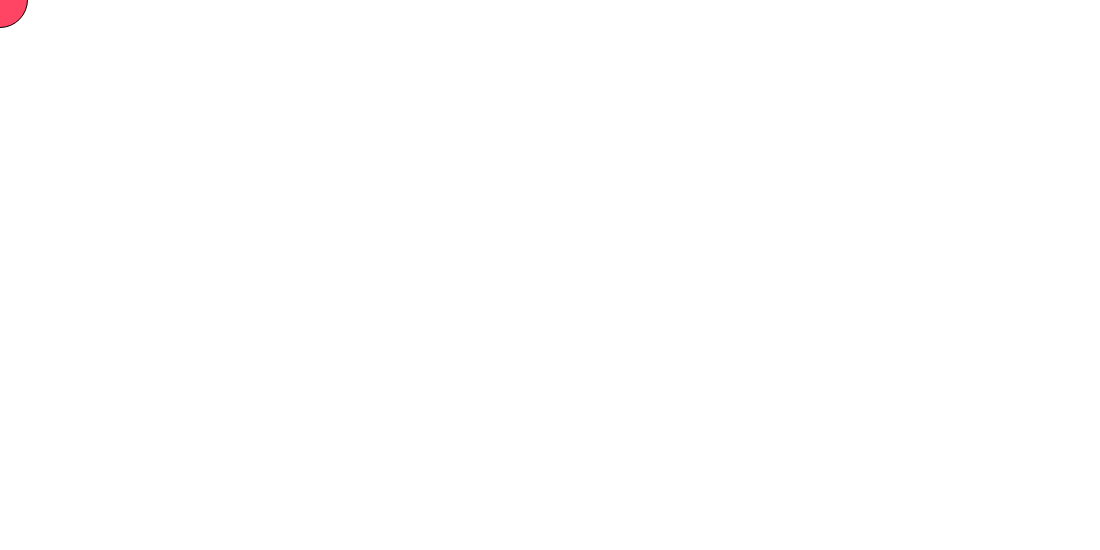
Frame 1 (no input)
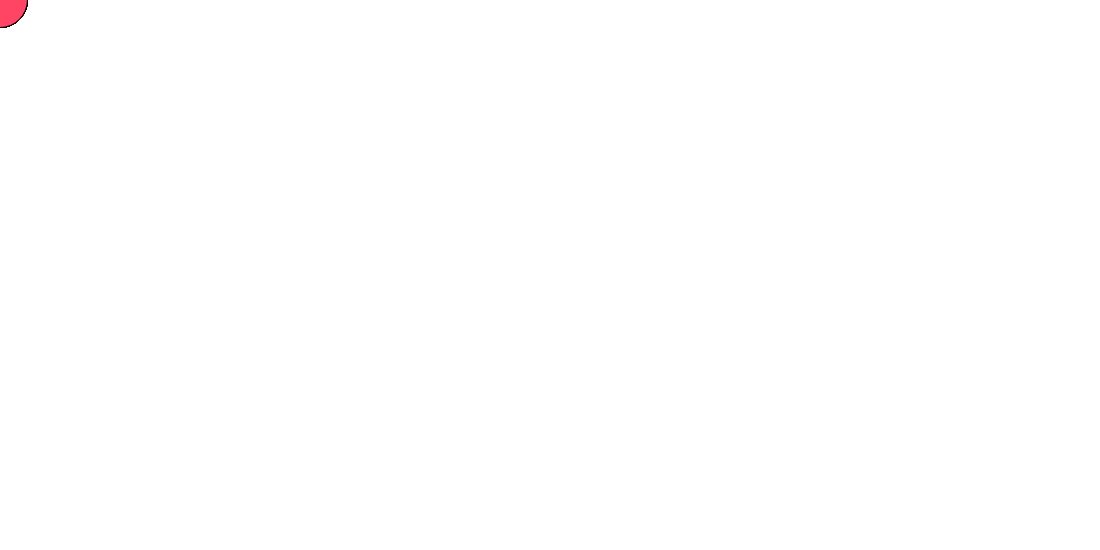
Frame 60 (no input)
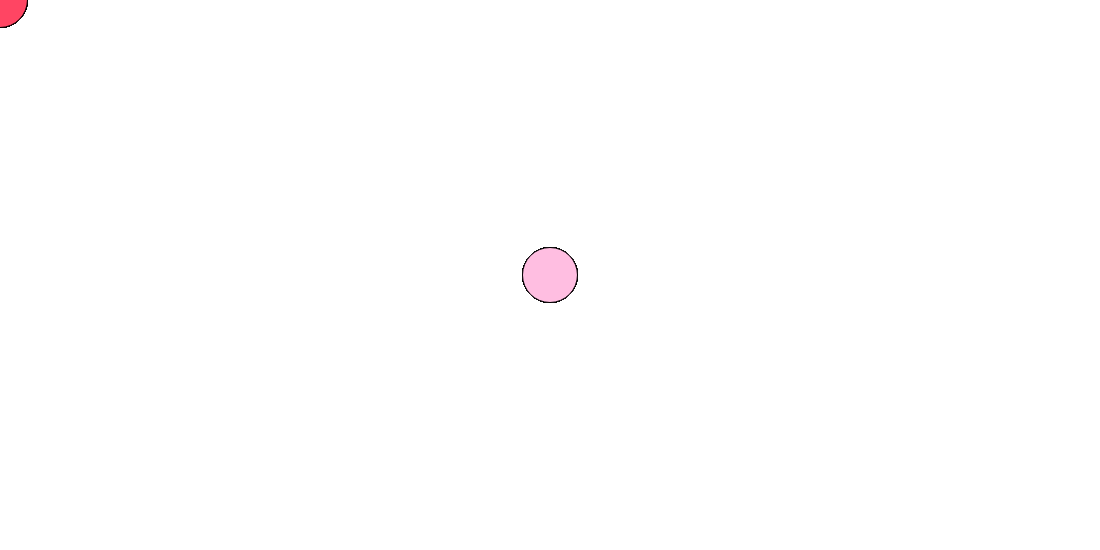
Frame 120 (the mouse pressed at the canvas centre since frame 60)

The p5.js sketch that drew these frames (run headless with seeded random() and noise() and a simulated clock; from frame 60 on, the mouse is pressed at the canvas centre):

// p5.js sketch
// ── sketch.js
function setup() {
  createCanvas(1100, 550);
}

function draw() {
  if (mouseIsPressed) {
    fill(255, 190, 225); 
  } else {
    fill(255, 69, 99);
  }
  ellipse(mouseX, mouseY, 55, 55);
}
